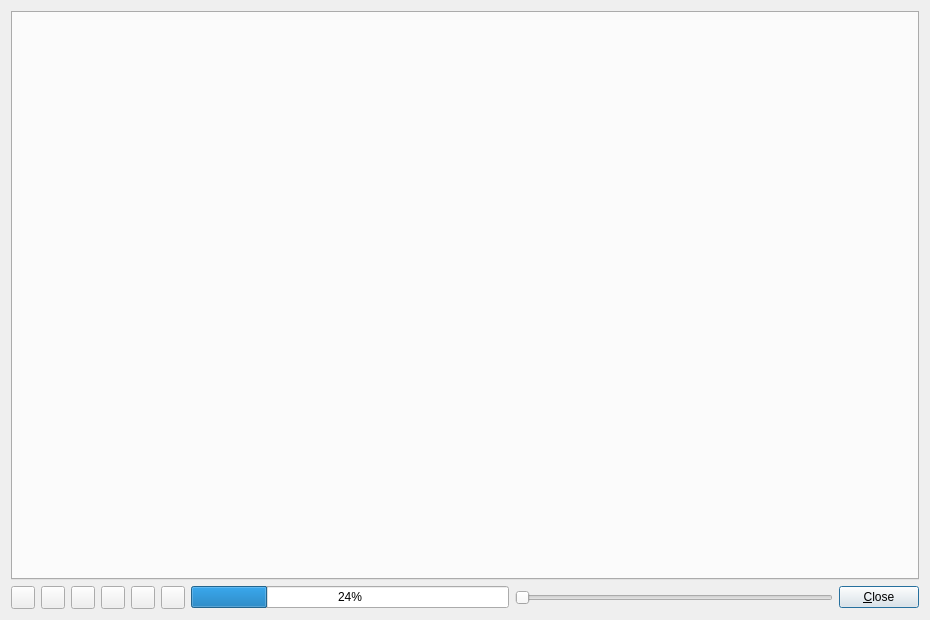
<?xml version="1.0" encoding="UTF-8"?>
<ui version="4.0">
 <class>BgmnInstrumentProfileDialog</class>
 <widget class="QDialog" name="BgmnInstrumentProfileDialog">
  <property name="geometry">
   <rect>
    <x>0</x>
    <y>0</y>
    <width>930</width>
    <height>620</height>
   </rect>
  </property>
  <property name="windowTitle">
   <string>Dialog</string>
  </property>
  <layout class="QVBoxLayout" name="verticalLayout">
   <item>
    <widget class="QTabWidget" name="tabWidgetMain">
     <property name="currentIndex">
      <number>-1</number>
     </property>
    </widget>
   </item>
   <item>
    <layout class="QHBoxLayout" name="horizontalLayout">
     <item>
      <widget class="QToolButton" name="toolButtonLoadFile">
       <property name="toolTip">
        <string>Load an instrument parameter file</string>
       </property>
       <property name="icon">
        <iconset theme="profex-folder-text"/>
       </property>
      </widget>
     </item>
     <item>
      <widget class="QToolButton" name="toolButtonReload">
       <property name="toolTip">
        <string>Reload the current instrument parameter file</string>
       </property>
       <property name="icon">
        <iconset theme="profex-refresh"/>
       </property>
      </widget>
     </item>
     <item>
      <widget class="QToolButton" name="toolButtonSubCurves">
       <property name="toolTip">
        <string>Show/hide sub curves</string>
       </property>
       <property name="icon">
        <iconset theme="profex-pattern"/>
       </property>
       <property name="checkable">
        <bool>true</bool>
       </property>
      </widget>
     </item>
     <item>
      <widget class="QToolButton" name="toolButtonExportCsv">
       <property name="toolTip">
        <string>Export current graph as CSV data file</string>
       </property>
       <property name="icon">
        <iconset theme="profex-save-as"/>
       </property>
      </widget>
     </item>
     <item>
      <widget class="QToolButton" name="toolButtonExportPdf">
       <property name="toolTip">
        <string>Export current graph as PDF file</string>
       </property>
       <property name="icon">
        <iconset theme="profex-save-pdf"/>
       </property>
      </widget>
     </item>
     <item>
      <widget class="QToolButton" name="toolButtonExportPng">
       <property name="toolTip">
        <string>Export current graph as PNG pixel image</string>
       </property>
       <property name="icon">
        <iconset theme="profex-export-image"/>
       </property>
      </widget>
     </item>
     <item>
      <widget class="QProgressBar" name="progressBar">
       <property name="value">
        <number>24</number>
       </property>
      </widget>
     </item>
     <item>
      <widget class="QSlider" name="sliderTwoTheta">
       <property name="orientation">
        <enum>Qt::Horizontal</enum>
       </property>
      </widget>
     </item>
     <item>
      <widget class="QPushButton" name="pushButtonClose">
       <property name="text">
        <string>&amp;Close</string>
       </property>
      </widget>
     </item>
    </layout>
   </item>
  </layout>
 </widget>
 <resources/>
 <connections>
  <connection>
   <sender>toolButtonLoadFile</sender>
   <signal>clicked()</signal>
   <receiver>BgmnInstrumentProfileDialog</receiver>
   <slot>loadFile()</slot>
   <hints>
    <hint type="sourcelabel">
     <x>24</x>
     <y>592</y>
    </hint>
    <hint type="destinationlabel">
     <x>4</x>
     <y>554</y>
    </hint>
   </hints>
  </connection>
  <connection>
   <sender>toolButtonReload</sender>
   <signal>clicked()</signal>
   <receiver>BgmnInstrumentProfileDialog</receiver>
   <slot>reloadFile()</slot>
   <hints>
    <hint type="sourcelabel">
     <x>60</x>
     <y>599</y>
    </hint>
    <hint type="destinationlabel">
     <x>3</x>
     <y>497</y>
    </hint>
   </hints>
  </connection>
  <connection>
   <sender>toolButtonExportCsv</sender>
   <signal>clicked()</signal>
   <receiver>BgmnInstrumentProfileDialog</receiver>
   <slot>exportCsv()</slot>
   <hints>
    <hint type="sourcelabel">
     <x>152</x>
     <y>610</y>
    </hint>
    <hint type="destinationlabel">
     <x>1</x>
     <y>412</y>
    </hint>
   </hints>
  </connection>
  <connection>
   <sender>toolButtonExportPdf</sender>
   <signal>clicked()</signal>
   <receiver>BgmnInstrumentProfileDialog</receiver>
   <slot>exportPdf()</slot>
   <hints>
    <hint type="sourcelabel">
     <x>190</x>
     <y>610</y>
    </hint>
    <hint type="destinationlabel">
     <x>-1</x>
     <y>346</y>
    </hint>
   </hints>
  </connection>
  <connection>
   <sender>toolButtonExportPng</sender>
   <signal>clicked()</signal>
   <receiver>BgmnInstrumentProfileDialog</receiver>
   <slot>exportPng()</slot>
   <hints>
    <hint type="sourcelabel">
     <x>228</x>
     <y>610</y>
    </hint>
    <hint type="destinationlabel">
     <x>3</x>
     <y>261</y>
    </hint>
   </hints>
  </connection>
  <connection>
   <sender>pushButtonClose</sender>
   <signal>clicked()</signal>
   <receiver>BgmnInstrumentProfileDialog</receiver>
   <slot>close()</slot>
   <hints>
    <hint type="sourcelabel">
     <x>891</x>
     <y>594</y>
    </hint>
    <hint type="destinationlabel">
     <x>930</x>
     <y>388</y>
    </hint>
   </hints>
  </connection>
  <connection>
   <sender>toolButtonSubCurves</sender>
   <signal>toggled(bool)</signal>
   <receiver>BgmnInstrumentProfileDialog</receiver>
   <slot>toggleSubCurves(bool)</slot>
   <hints>
    <hint type="sourcelabel">
     <x>98</x>
     <y>592</y>
    </hint>
    <hint type="destinationlabel">
     <x>3</x>
     <y>455</y>
    </hint>
   </hints>
  </connection>
 </connections>
 <slots>
  <slot>loadFile()</slot>
  <slot>reloadFile()</slot>
  <slot>exportCsv()</slot>
  <slot>exportPdf()</slot>
  <slot>exportPng()</slot>
  <slot>toggleSubCurves(bool)</slot>
 </slots>
</ui>
